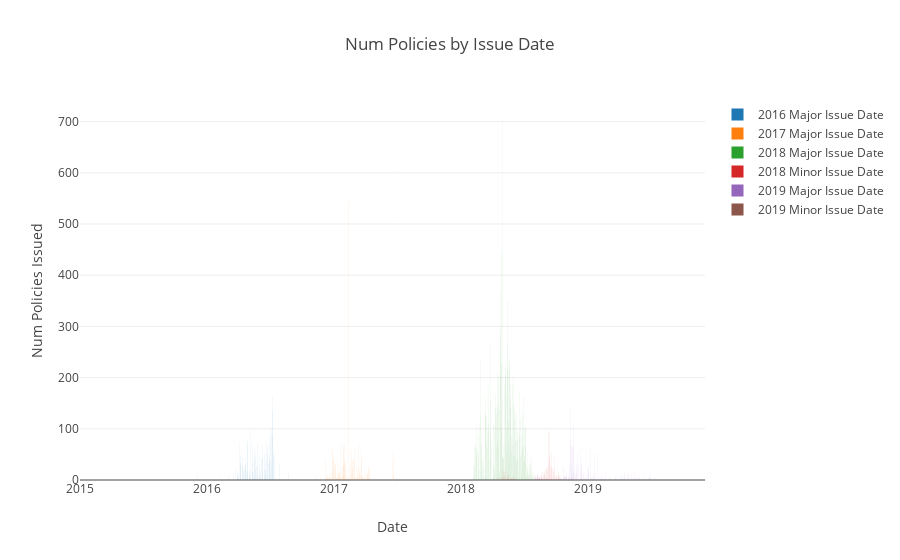

Notebook code for this chart:
### Markdown cell above
### The majority of the policies seem to have been purchased for the 2018 Major season. There's a huge drop in purchases from 2018 to 2019. Maybe this is because farmers purchase them close to the season and our data is not up to date? Let's see.

### Code cell
policies_by_season_and_date = policies_df.groupby(['season', 'date_issued'])['customer_policy_id'].count()

trace1 = go.Bar(x=policies_by_season_and_date['2016 major'].index, y=policies_by_season_and_date['2016 major'].values, name="2016 Major Issue Date")
trace2 = go.Bar(x=policies_by_season_and_date['2017 major'].index, y=policies_by_season_and_date['2017 major'].values, name="2017 Major Issue Date")
trace3 = go.Bar(x=policies_by_season_and_date['2018 major'].index, y=policies_by_season_and_date['2018 major'].values, name="2018 Major Issue Date")
trace4 = go.Bar(x=policies_by_season_and_date['2018 minor'].index, y=policies_by_season_and_date['2018 minor'].values, name="2018 Minor Issue Date")
trace5 = go.Bar(x=policies_by_season_and_date['2019 major'].index, y=policies_by_season_and_date['2019 major'].values, name="2019 Major Issue Date")
trace6 = go.Bar(x=policies_by_season_and_date['2019 minor'].index, y=policies_by_season_and_date['2019 minor'].values, name="2019 Minor Issue Date")

data = [trace1, trace2, trace3, trace4, trace5, trace6]

layout = go.Layout(
    title='Num Policies by Issue Date',
    yaxis=dict(
        title='Num Policies Issued'
    ),
    xaxis=dict(
        title='Date'
    )
)
pyo.iplot(go.Figure(data=data, layout=layout))
